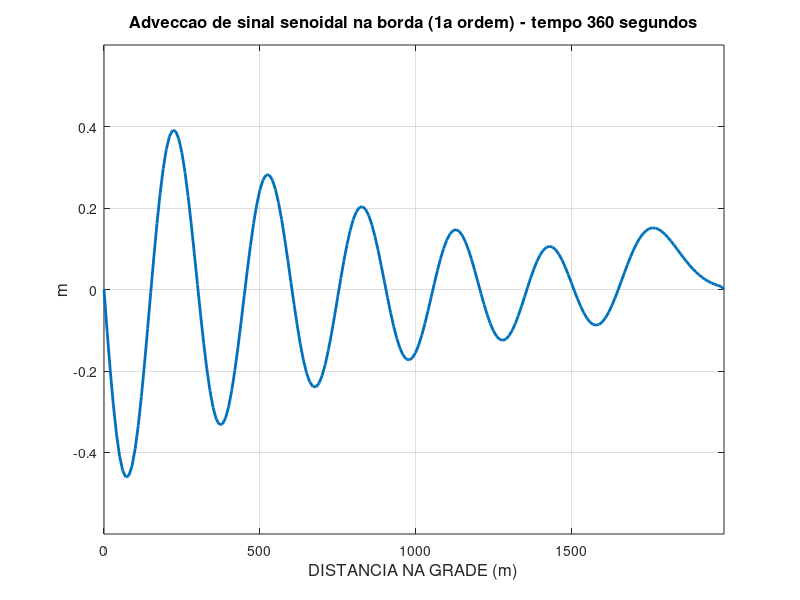

Recreate this plot in MATLAB.
% SOLUCAO DA EQUACAO DA ADVECCAO UNI-DIMENSIONAL LINEAR
% POR METODO AVANCADO NO TEMPO E RETARDADO NO ESPACO.
% SOLUCAO DA ADVECCAO DE UM SINAL SENOIDAL NO PONTO INICIAL DA GRADE

% FORNECER NUMERO DE PONTOS DA GRADE, NUMERO DE PASSOS DE TEMPO, VELOCIDADE (m/s),
% ESPACAMENTO DE GRADE (m), PASSO DE TEMPO (s),
% AMPLITUDE DA OSCILACAO NA BORDA (m) E SEU PERIODO (s)
% E FREQUENCIA DE PLOTAGEM

clear all; close all; clc

% CONSTANTES DO MODELO
jmax=200;
nmax=360;
c=5;
dx=10;
dt=1;
amp=0.5;
per=60;
freqplo=5;

% CALCULOS INICIAIS
q=c*dt/dx;
omega=2*pi/per;

% CONDICOES INICIAIS
fatu=zeros(jmax,1);
fren=zeros(jmax,1);

% CONDICOES INICIAIS (NA BORDA)
fatu(1)=amp*sin(omega*dt);

contplo=1;
amp2=amp*1.2;
xgrid=((1:jmax)-1)*dx;

% LOOP NO TEMPO
% CONDICOES DE CONTORNO
% FORMULA DE RECORRENCIA
% PLOTAGEM (PRESSIONE ENTER PARA EVOLUIR NO TEMPO)
% EVOLUCAO NO TEMPO DAS VARIAVEIS
for n=2:nmax
   tempo=n*dt;
% IMPOSICAO DE CONDICOES DE CONTORNO
   fren(1)=amp*sin(omega*tempo);
% FORMULA DE RECORRENCIA
   fren(2:jmax-1) = fatu(2:jmax-1) ...
                  - q*(fatu(2:jmax-1)-fatu(1:jmax-2));   
   contplo=contplo+1;
   if(contplo==freqplo)
% APRESENTACAO DE RESULTADOS
   contplo=0;
   plot(xgrid,fren,'LineWidth',2)
   axis([xgrid(1) xgrid(jmax) -amp2 amp2]);
   title(['Adveccao de sinal senoidal na borda (1a ordem) - tempo ',...
       num2str(tempo),' segundos'],'fontsize',12)
   xlabel('DISTANCIA NA GRADE (m)','fontsize',12)
   ylabel('m','fontsize',12)
   grid on
   pause
   end
% TRANSFERENCIA DE VARIAVEIS NO TEMPO
   fatu=fren;
end
